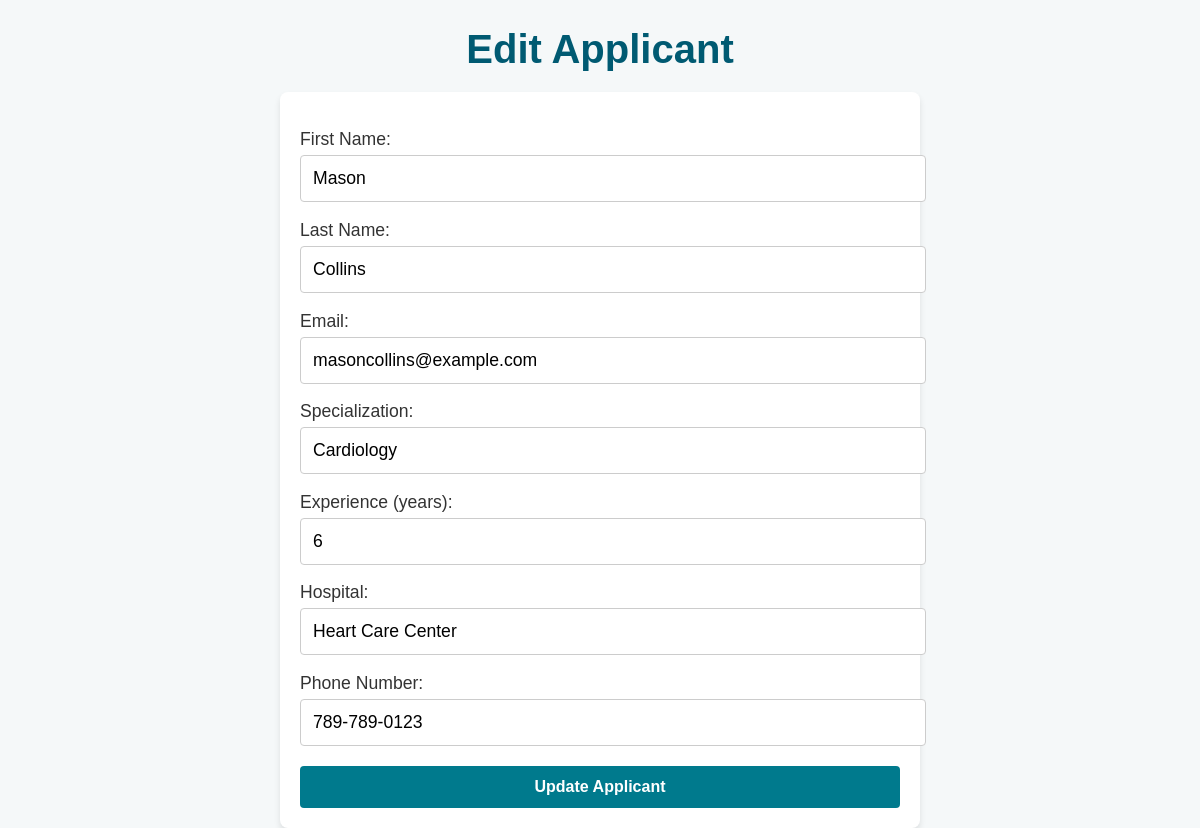
The app's page /edit.php?id=34 with its own data.
### tables this page shows
CREATE TABLE job_applicants (
    id INT AUTO_INCREMENT PRIMARY KEY,
    first_name VARCHAR(100) NOT NULL,
    last_name VARCHAR(100) NOT NULL,
    email VARCHAR(100) NOT NULL UNIQUE,
    specialization VARCHAR(100) NOT NULL,
    experience INT NOT NULL,
    hospital VARCHAR(150) NOT NULL,
    phone_number VARCHAR(15) NOT NULL,
    date_applied DATETIME DEFAULT CURRENT_TIMESTAMP
);

### core/models.php (called while the page is built, shortened)
<?php
function getApplicantByID($pdo, $id) {
    try {
        $stmt = $pdo->prepare("SELECT * FROM job_applicants WHERE id = :id");
        $stmt->execute([':id' => $id]);
        $result = $stmt->fetch(PDO::FETCH_ASSOC);
        return [
            'message' => $result ? 'Applicant retrieved successfully.' : 'Applicant not found.',
            'statusCode' => $result ? 200 : 400,
            'querySet' => $result
        ];
    } catch (PDOException $e) {
        return [
            'message' => 'Failed to retrieve applicant: ' . $e->getMessage(),
            'statusCode' => 400
        ];
    }
}
?>

### edit.php (the view, shortened to what this page needs)
<?php
require_once 'core/dbConfig.php';
require_once 'core/models.php';
if (isset($_GET['id'])) {
    $id = $_GET['id'];
    $applicantData = getApplicantByID($pdo, $id);
    if ($applicantData['statusCode'] === 200) {
        $applicant = $applicantData['querySet'];
    } else {
        $_SESSION['message'] = $applicantData['message'];
        header('Location: index.php');
        exit();
    }
}
?>
<!DOCTYPE html>
<html lang="en">
<head>
    <link rel="stylesheet" href="styles.css">
</head>
<body>
    <h1>Edit Applicant</h1>
    <form action="edit.php" method="POST">
        <p>
            <label for="first_name">First Name:</label>
            <input type="text" name="first_name" value="<?php echo $applicant['first_name']; ?>" required>
        </p>
        <p>
            <label for="last_name">Last Name:</label>
            <input type="text" name="last_name" value="<?php echo $applicant['last_name']; ?>" required>
        </p>
        <p>
            <label for="email">Email:</label>
            <input type="email" name="email" value="<?php echo $applicant['email']; ?>" required>
        </p>
        <p>
            <label for="specialization">Specialization:</label>
            <input type="text" name="specialization" value="<?php echo $applicant['specialization']; ?>" required>
        </p>
        <p>
            <label for="experience">Experience (years):</label>
            <input type="number" name="experience" value="<?php echo $applicant['experience']; ?>" required>
        </p>
        <p>
            <label for="hospital">Hospital:</label>
            <input type="text" name="hospital" value="<?php echo $applicant['hospital']; ?>" required>
        </p>
        <p>
            <label for="phone_number">Phone Number:</label>
            <input type="text" name="phone_number" value="<?php echo $applicant['phone_number']; ?>" required>
        </p>
        <button type="submit">Update Applicant</button>
    </form>
</body>
</html>

### styles.css (style rules this page uses)
body { font-family: 'Arial', sans-serif; margin: 0; padding: 0; background-color: #F5F8F9; color: #333; }
h1 { text-align: center; color: #005A72; font-size: 2.5em; margin-bottom: 20px; font-weight: bold; }
form { background-color: #ffffff; padding: 20px; border-radius: 8px; box-shadow: 0px 4px 6px rgba(0, 0, 0, 0.1); max-width: 600px; margin: 0 auto; }
form p { margin-bottom: 15px; font-size: 1.1em; }
form input, form button { width: 100%; padding: 12px; font-size: 1em; margin-top: 5px; border: 1px solid #ccc; border-radius: 4px; }
form button { background-color: #007A8D; color: white; border: none; cursor: pointer; font-weight: bold; }

### records on screen
job_applicants: first_name "Mason", last_name "Collins", email "masoncollins@example.com", specialization "Cardiology", experience "6", hospital "Heart Care Center", phone_number "789-789-0123"
